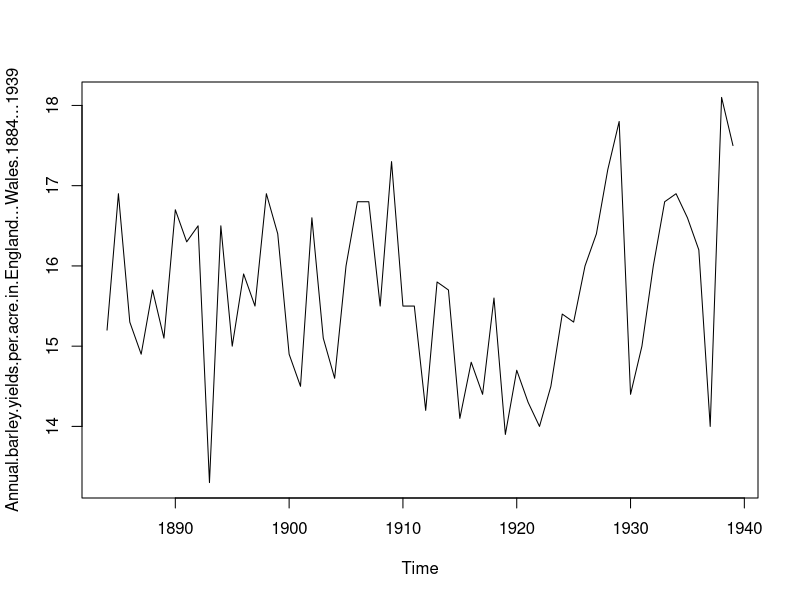
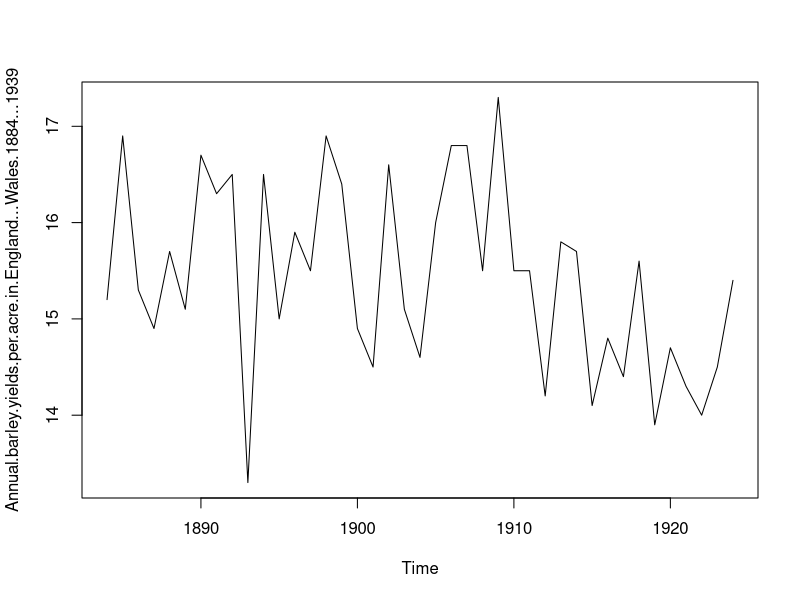
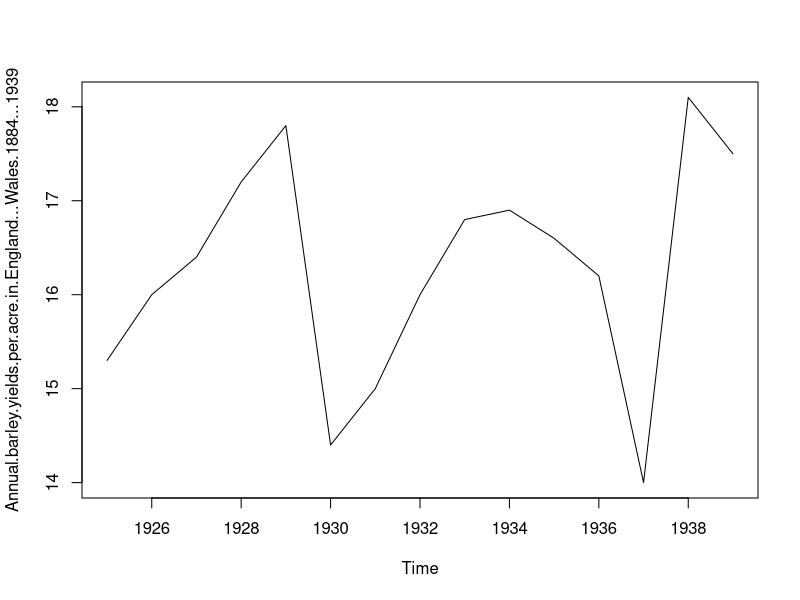
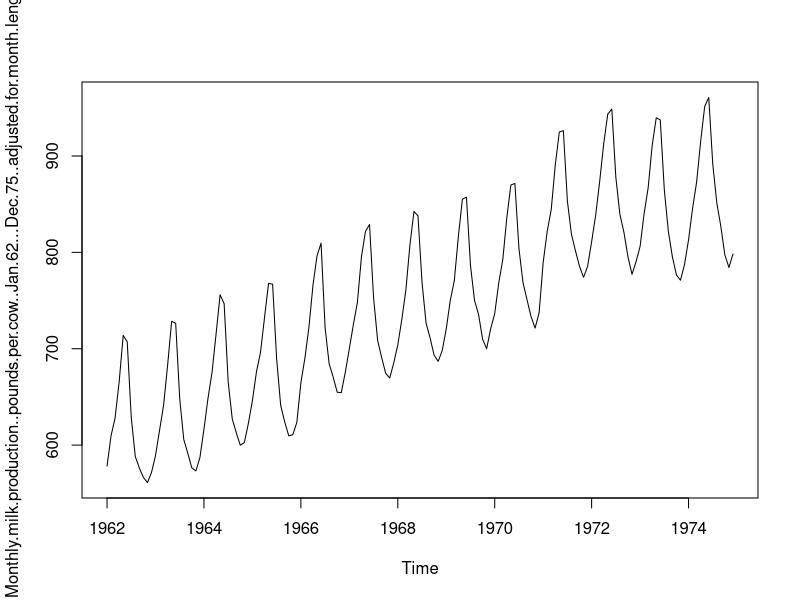
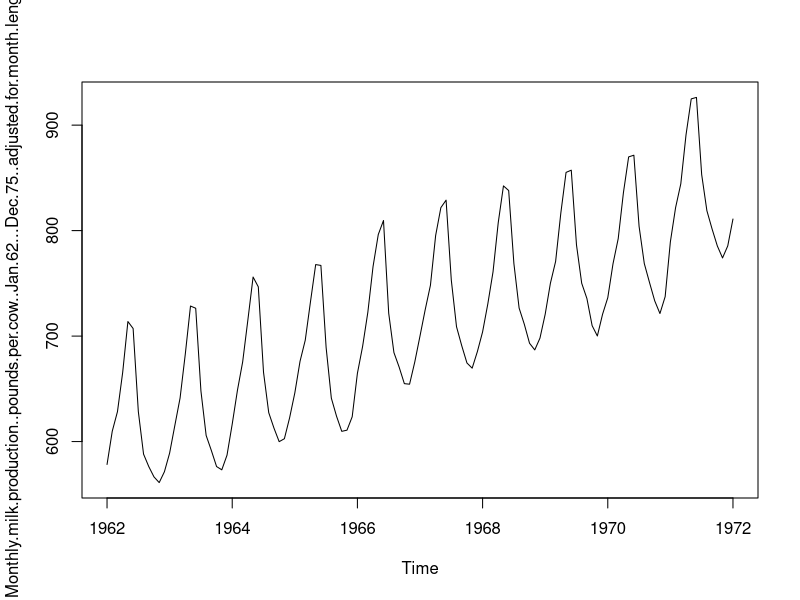
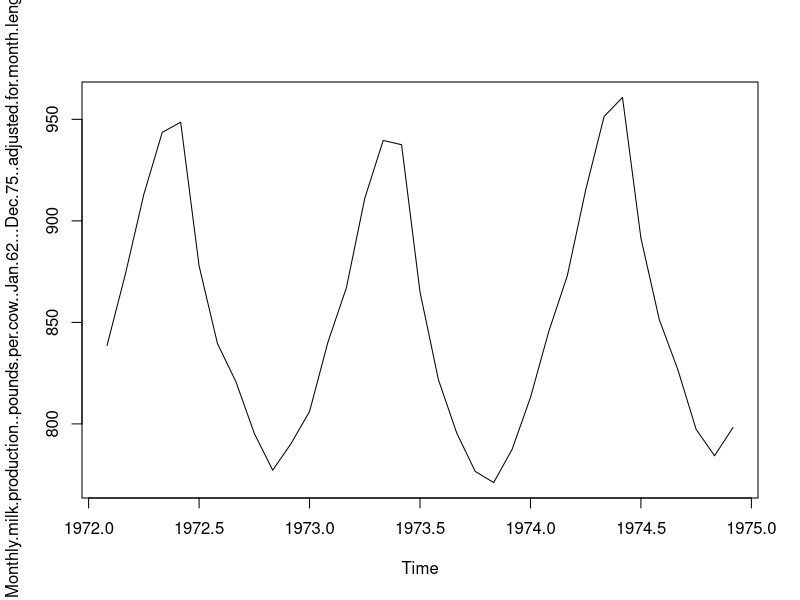
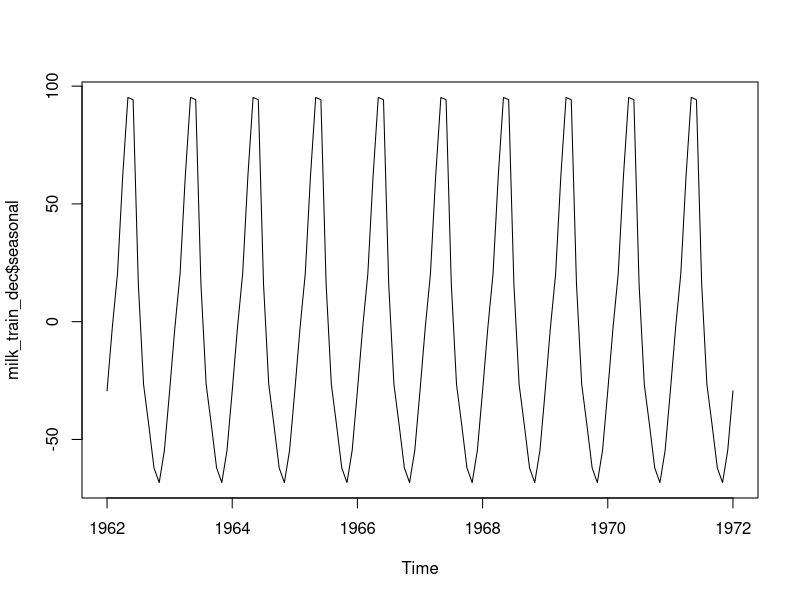
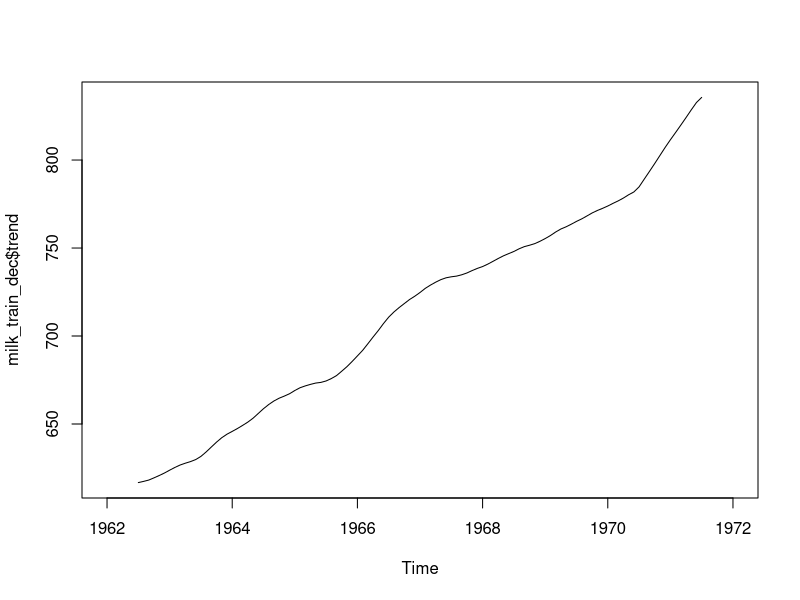

R code for these plots, in order:
#Reading regular timeseries data
#Decomposing a time series using MA and stl()
#Forecasting using stl()
#Smoothning using holt, holtwinters and ets()
#Automating model selection using ets()
#Forecasting using holt, holtwinters and ets()
#ARIMA models, ACF , PACF, auto.arima()
#Choosing amongst different models by using accuracy() function

library(forecast)
library(tseries)

###Reading time series data inside R###
setwd("D:\\OneDrive\\_YouTube Working Files\\Git Time Series\\YT_Time_Series_Forecasting\\ARIMA_Model_R\\Barley")
bar<-read.csv("barley.csv")
# Select Only the Time Series Data
bar<-bar[-1]
# Configure the Period
bar<-ts(bar,start=c(1884),frequency=1)
# Plot ts Data
plot(bar)


### Subset Data
# train
bar_train <- window(bar, start = c(1884), end=c(1924), frequency = 1)
plot(bar_train)
# test
bar_test <- window(bar, start = c(1925), end=c(1939), frequency = 1)
plot(bar_test)

### Import Milk Data - which is more granular - monthly
milk<-read.csv("milk.csv")
# Select Only the Time Series Data
milk<-milk[-1]
# Configure the Period
milk<-ts(milk,start=c(1962,1),frequency=12)
# Plot ts Data
plot(milk)

# train
milk_train <- window(milk, start = c(1962,1), end=c(1972,1), frequency = 12)
plot(milk_train)
# test
milk_test <- window(milk, start = c(1972,2), end=c(1974,12), frequency = 12)
plot(milk_test)

### Decompose - using MA
milk_train_dec <- decompose(milk_train, type = "additive")

plot(milk_train_dec$seasonal)
plot(milk_train_dec$trend)
plot(milk_train_dec$random)
plot(milk_train_dec)

autoplot(milk_train_dec)

### Build - Check Accuracy

## Simple Exponential Model
es_milk <- ses(milk_train, h = 10)
plot(es_milk)
accuracy(es_milk, x = milk_test)

## Plain Holt's Winter
hw_milk <- holt(milk_train, h = 10)
plot(hw_milk)
accuracy(hw_milk, x = milk_test)

## Plain Damped Holt's Winter
hw_milk <- holt(milk_train, h = 10, damped = T)
plot(hw_milk)
accuracy(hw_milk, x = milk_test)

## Holt's Winter - Additive
hw_milk <- hw(milk_train, h = 10, seasonal = "additive")
plot(hw_milk)
accuracy(hw_milk, x = milk_test)

## Holt's Winter - multiplicative
hw_milk <- hw(milk_train, h = 10, seasonal = "multiplicative")
plot(hw_milk)
accuracy(hw_milk, x = milk_test)

## Holt's Winter - Additive and Damped
hw_milk <- hw(milk_train, h = 10, seasonal = "additive", damped = T)
plot(hw_milk)
accuracy(hw_milk, x = milk_test)


## Automating Model Building using ets()
auto <- ets(milk_train)
summary(auto)

# Forecast
auto_forecast <- forecast(auto, h = 10)
accuracy(auto_forecast, x = milk_test)
#Box.test(auto$residuals)

###ARIMA

## Get Data
usage <- WWWusage
plot(usage)

# ADF test - Stationarity test 
adf.test(usage)

# Plot Diff
plot(diff(usage))

adf.test(diff(usage, differences = 2))

# Choice of Diff = 2

# AR Term
pacf(diff(usage, differences = 2))

# Select AR = 2 based on chart

# MA Term
acf(diff(usage, differences = 2))

# Select MA = 2 based on chart

m_Arima <- arima(x = usage, order = c(2,2,2))
m_Arima


# Forecast
forecast(m_Arima, h = 10)
plot(forecast(m_Arima, h = 10))







